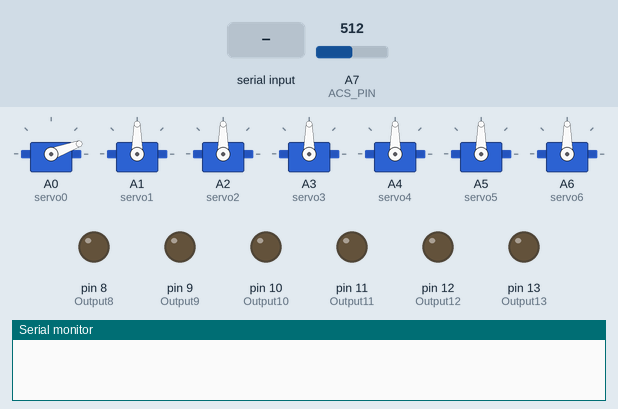
Recording of a sketch running on a simulated Arduino Nano, built with avr-gcc and run on an emulated ATmega328P. On the bench: 7 × servo, output pins drawn as LEDs (lit = HIGH), the last lines printed to the serial monitor. The inputs (shaded band) are chosen by the test bench; at power-on: A7 (ACS_PIN) = 512.

Above: at 1.6 s.
1.7 s: "SV\n" received over Serial
At 2.4 s:
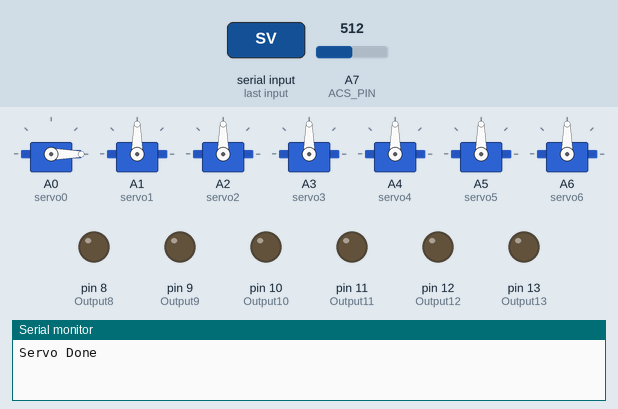
3.2 s: "TG\n" received over Serial
4.7 s: "JF\n" received over Serial
Timing chart, 0 to 7.7 s (numbered marks = the images above; inputs shaded):
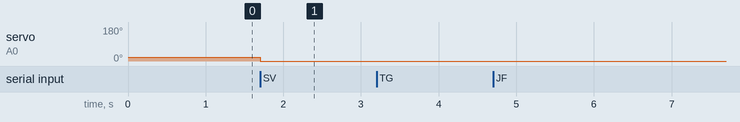

Measured:
- after the input at 1.7 s, servo on A0 (servo0): 20° → 0° at once

The sketch:

AR4_nano_sketch_v1.5.ino
```cpp
// (licence header left out)
#include <Servo.h>

String inData;


Servo servo0;
Servo servo1;
Servo servo2;
Servo servo3;
Servo servo4;
Servo servo5;
Servo servo6;


const int Input2 = 2;
const int Input3 = 3;
const int Input4 = 4;
const int Input5 = 5;
const int Input6 = 6;
const int Input7 = 7;

const int Output8 = 8;
const int Output9 = 9;
const int Output10 = 10;
const int Output11 = 11;
const int Output12 = 12;
const int Output13 = 13;

// ---------- ACS712 (5A) current sensor ----------
const int ACS_PIN = A7;        // ACS712 AOUT wired here
const float ACS_VCC = 5.0;     // Nano analog reference
const float ACS_SENS = 0.185;  // 185 mV per amp (5A version)

int acsZeroRaw = 512;  // will be calibrated at startup

// ---- Gripper tracking ----
int gripperCmd = 20;  // last commanded gripper position
const int GRIPPER_MIN = 0;
const int GRIPPER_MAX = 45;

// ---- Current limit behavior ----
const float CURRENT_LIMIT = 0.8;              // amps
const unsigned long BACKOFF_INTERVAL = 3000;  // 3 seconds

unsigned long lastBackoffMs = 0;


void setup() {
  // run once:
  Serial.begin(9600);

  pinMode(A0, OUTPUT);
  pinMode(A1, OUTPUT);
  pinMode(A2, OUTPUT);
  pinMode(A3, OUTPUT);
  pinMode(A4, OUTPUT);
  pinMode(A5, OUTPUT);
  pinMode(A6, OUTPUT);
  pinMode(A7, INPUT);


  pinMode(Input2, INPUT_PULLUP);
  pinMode(Input3, INPUT_PULLUP);
  pinMode(Input4, INPUT_PULLUP);
  pinMode(Input5, INPUT_PULLUP);
  pinMode(Input6, INPUT_PULLUP);
  pinMode(Input7, INPUT_PULLUP);


  pinMode(Output8, OUTPUT);
  pinMode(Output9, OUTPUT);
  pinMode(Output10, OUTPUT);
  pinMode(Output11, OUTPUT);
  pinMode(Output12, OUTPUT);
  pinMode(Output13, OUTPUT);


  servo0.attach(A0);
  servo1.attach(A1);
  servo2.attach(A2);
  servo3.attach(A3);
  servo4.attach(A4);
  servo5.attach(A5);
  servo6.attach(A6);

  servo0.write(20);

  // Calibrate ACS712 zero-current offset
  long sum = 0;
  for (int i = 0; i < 200; i++) {
    sum += analogRead(ACS_PIN);
    delay(2);
  }
  acsZeroRaw = sum / 200;
}

float readAcsCurrent() {
  const int samples = 20;
  long sum = 0;

  for (int i = 0; i < samples; i++) {
    sum += analogRead(ACS_PIN);
  }

  float raw = sum / (float)samples;

  // Convert ADC reading to voltage
  float volts = (raw * ACS_VCC) / 1023.0;
  float zeroVolts = (acsZeroRaw * ACS_VCC) / 1023.0;

  // Convert voltage difference to current
  float amps = (volts - zeroVolts) / ACS_SENS;

  // amps absolute value - magnitude
  if (amps < 0) amps = -amps;

  return amps;
}

void gripperBackoff() {
  float amps = readAcsCurrent();
  unsigned long now = millis();

  if (amps > CURRENT_LIMIT) {
    if (now - lastBackoffMs >= BACKOFF_INTERVAL) {
      lastBackoffMs = now;

      if (gripperCmd < GRIPPER_MAX) {
        gripperCmd += .25;
        if (gripperCmd > GRIPPER_MAX) gripperCmd = GRIPPER_MAX;

        servo0.write(gripperCmd);
      }
    }
  } else {
    // below threshold → reset timer so it must stay high again
    lastBackoffMs = now;
  }
}

void loop() {
  //start loop
  gripperBackoff();
  while (Serial.available() > 0) {
    char recieved = Serial.read();
    inData += recieved;
    // Process message when new line character is recieved
    if (recieved == '\n') {
      String function = inData.substring(0, 2);

      //-----COMMAND TEST GRIPPER AMPERAGE---------------------------------------------------
      //-----------------------------------------------------------------------
      if (function == "TG") {
        int raw = analogRead(A7);
        float volts = raw * (5.0 / 1023.0);
        Serial.println(readAcsCurrent(), 3);
        //Serial.println(volts, 3);
      }


      //-----COMMAND TO MOVE SERVO---------------------------------------------------
      //-----------------------------------------------------------------------
      if (function == "SV") {
        int SVstart = inData.indexOf('V');
        int POSstart = inData.indexOf('P');
        int servoNum = inData.substring(SVstart + 1, POSstart).toInt();
        int servoPOS = inData.substring(POSstart + 1).toInt();
        if (servoNum == 0) {
          gripperCmd = servoPOS;
          servo0.write(gripperCmd);
        }
        if (servoNum == 1) {
          servo1.write(servoPOS);
        }
        if (servoNum == 2) {
          servo2.write(servoPOS);
        }
        if (servoNum == 3) {
          servo3.write(servoPOS);
        }
        if (servoNum == 4) {
          servo4.write(servoPOS);
        }
        if (servoNum == 5) {
          servo5.write(servoPOS);
        }
        if (servoNum == 6) {
          servo6.write(servoPOS);
        }

        Serial.print("Servo Done");
      }


      //-----COMMAND IF INPUT THEN JUMP---------------------------------------------------
      //-----------------------------------------------------------------------
      if (function == "JF") {
        int IJstart = inData.indexOf('X');
        int IJTabstart = inData.indexOf('T');
        int IJInputNum = inData.substring(IJstart + 1, IJTabstart).toInt();
        if (digitalRead(IJInputNum) == HIGH) {
          Serial.println("T");
        }
        if (digitalRead(IJInputNum) == LOW) {
          Serial.println("F");
        }
      }
      //-----COMMAND SET OUTPUT ON---------------------------------------------------
      //-----------------------------------------------------------------------
      if (function == "ON") {
        int ONstart = inData.indexOf('X');
        int outputNum = inData.substring(ONstart + 1).toInt();
        digitalWrite(outputNum, HIGH);
        Serial.print("Done");
      }
      //-----COMMAND SET OUTPUT OFF---------------------------------------------------
      //-----------------------------------------------------------------------
      if (function == "OF") {
        int ONstart = inData.indexOf('X');
        int outputNum = inData.substring(ONstart + 1).toInt();
        digitalWrite(outputNum, LOW);
        Serial.print("Done");
      }
      //-----COMMAND TO WAIT 5v INPUT---------------------------------------------------
      //-----------------------------------------------------------------------
      if (function == "WI") {
        int inputVal = -1;
        int inputIndex = inData.indexOf('A');
        int valueIndex = inData.indexOf('B');
        int timoutIndex = inData.indexOf('C');
        int input = inData.substring(inputIndex + 1, valueIndex).toInt();
        int value = inData.substring(valueIndex + 1, timoutIndex).toInt();
        int timeout = inData.substring(timoutIndex + 1).toInt();

        unsigned long timeoutMillis = (unsigned long)timeout * 1000;
        unsigned long startTime = millis();
        bool aborted = false;

        while ((millis() - startTime < timeoutMillis) && (inputVal != value)) {
          inputVal = digitalRead(input);

          // Check for incoming serial stop/cancel command
          if (Serial.available() > 0) {
            String stopCmd = Serial.readStringUntil('\n');
            stopCmd.trim();

            if (stopCmd == "STOPWI" || stopCmd == "STOP") {
              aborted = true;
              break;
            }
          }

          delay(10);
        }

        delay(5);

        if (aborted) {
          Serial.println("Nano Stopped");
        } else if (inputVal == value) {
          Serial.println("Done");
        } else {
          Serial.println("Timeout");
        }
      }

      //-----STOP COMMAND ---------------------------------------------------
      //-----------------------------------------------------------------------
      if (function == "ST") {
        Serial.println("Nano Inactive Stopped");
      }

      //-----COMMAND ECHO TEST MESSAGE---------------------------------------------------
      //-----------------------------------------------------------------------
      if (function == "TM") {
        String echo = inData.substring(2);
        Serial.println(echo);
      }


      else {
        inData = "";  // Clear recieved buffer
      }
    }
  }
}
```
